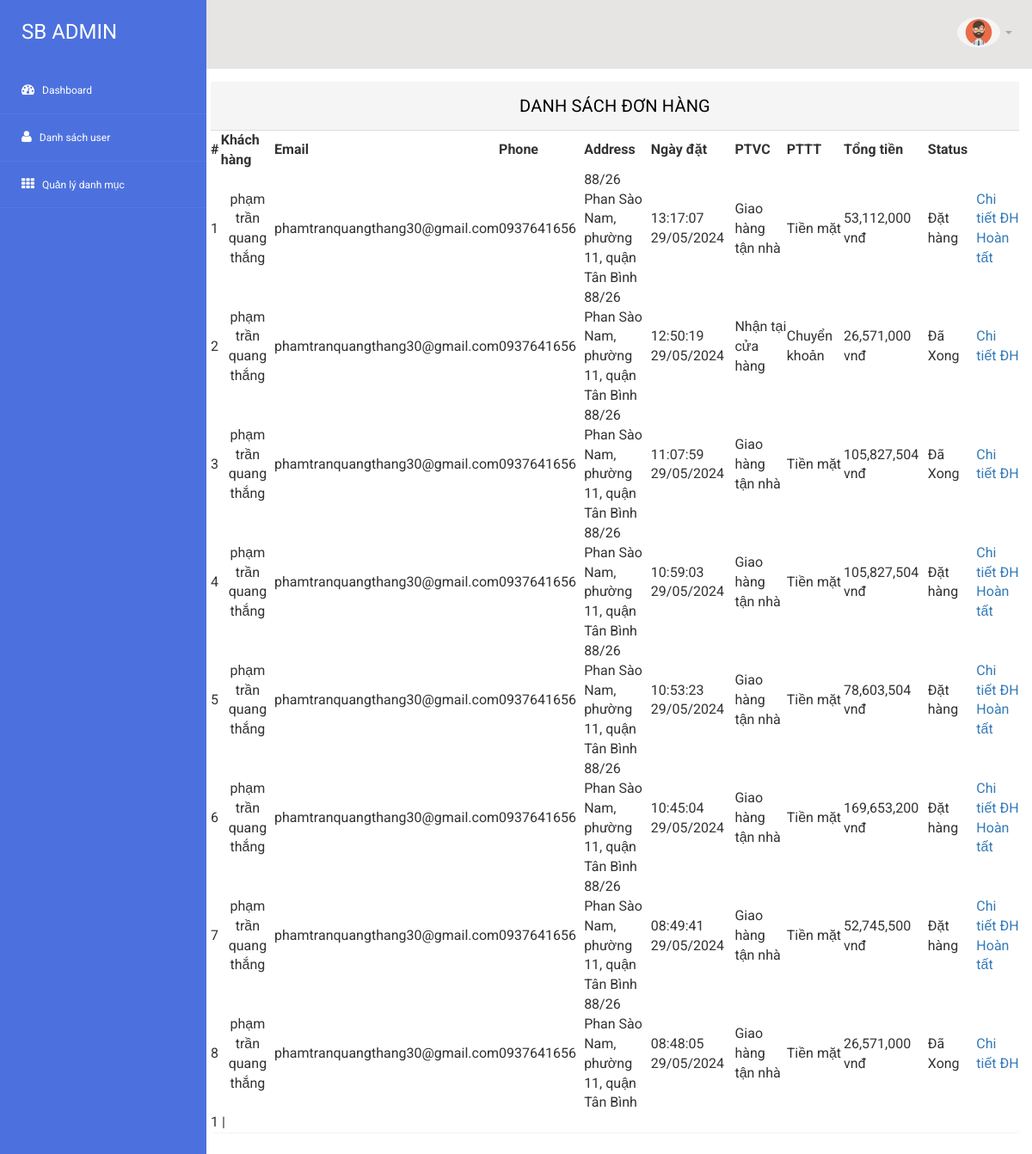
Page /admin/admin.php?module=quanlydonhang on the committed database.
### tables this page shows
CREATE TABLE `tbl_oder` (
  `oder` int NOT NULL,
  `fullName` varchar(255) DEFAULT NULL,
  `email` varchar(255) DEFAULT NULL,
  `phone` varchar(255) DEFAULT NULL,
  `address` varchar(255) DEFAULT NULL,
  `dateOder` datetime DEFAULT NULL,
  `ptvc` int DEFAULT NULL,
  `pttt` int DEFAULT NULL,
  `tongTien` float(255,0) DEFAULT NULL,
  `status` tinyint DEFAULT NULL
);

### admin/modules/quanlydonhang.php (the view, shortened to what this page needs)
<?php
$pdo = Database::getInstance()->getConnection();
$limit = 20;
$total_records_query = $pdo->query('SELECT COUNT(oder) AS total FROM tbl_oder');
$row = $total_records_query->fetch(PDO::FETCH_ASSOC);
$total_records = $row['total'];
$total_page = ceil($total_records / $limit);
$current_page = isset($_GET['page']) ? $_GET['page'] : 1;
$start = ($current_page - 1) * $limit;
$sqlSelect = "SELECT * FROM tbl_oder ORDER BY dateOder DESC LIMIT $start, $limit";
$result = $pdo->query($sqlSelect);
?>
<section class="wrapper" style="margin-left: -10px; width: auto; height: auto;">
  <div class="" style="height: auto;width: auto;">
   <div class="panel panel-default">
    <div class="panel-heading">
     Danh sách đơn hàng
   </div>
   <div>
    <table width="1741" class=" table-hover" style="width: inherit;">
      <tr>
        <th width="28">#</th>
        <th width="188">Khách hàng</th>
        <th width="119">Email</th>
        <th width="165">Phone</th>
        <th width="209">Address</th>
        <th width="188">Ngày đặt</th>
        <th width="199">PTVC</th>
        <th width="159">PTTT</th>
        <th width="175">Tổng tiền</th>
        <th width="130">Status</th>
      </tr>
      <?php
      $i=0;
      while ($row = $result->fetch(PDO::FETCH_ASSOC)) {
        $i++;
        $dateOder = date_create($row['dateOder']);
        ?>
        <tr>
          <td><?= $i ?></td>
          <td align="center"><?= $row["fullName"]?></td>
          <td style="overflow: scroll;"><?= $row["email"]?></td>
          <td><?= $row["phone"]?></td>
          <td style="overflow: hidden;"><?= $row["address"]?></td>
          <td><?= date_format($dateOder, "H:i:s d/m/Y"); ?></td>
          <td>
            <?php
            if($row["ptvc"]==1){
              echo "Giao hàng tận nhà";
            }else{
              echo "Nhận tại cửa hàng";
            }
            ?>
          </td>
          <td>
            <?php
            if($row["pttt"]==1){
              echo "Tiền mặt";
            }else{
              echo "Chuyển khoản";
            }
            ?>
          </td>
          <td><?php echo number_format($row['tongTien'])." vnđ";?></td>
          <td>
            <?php if($row["status"]==1){
              echo "Đặt hàng";
            }else{
              echo "Đã Xong";
            }?>
          </td>
          <td width="133">
            <a href="admin.php?module=chitietdonhang&id=<?php echo $row["oder"] ?>">Chi tiết ĐH</a>
            <?php if($row['status']==1){ ?>
            <a href="admin.php?module=hoantatdonhang&id=<?php echo $row["oder"] ?>" onclick="return confirm('Bạn có chắc đơn hàng đã được hoàn tất chưa?')">Hoàn tất</a>
            <?php } ?>
          </td>
        </tr>
        <?php } ?>
      </table>
      <div class="pagination">
        <?php
        for ($i = 1; $i <= $total_page; $i++){
            if ($i == $current_page){
                echo '<span>'.$i.'</span> | ';
            }
            else{
                echo '<a href="admin.php?module=quanlydonhang&page='.$i.'">'.$i.'</a> | ';
            }
        }
        ?>
      </div>
    </div>
  </div>
</div>
</section>

### admin/css/style1.css (style rules this page uses)
html, body { font-family: 'Roboto', sans-serif; font-size: 100%; overflow-x: hidden; background-size:cover; }
body a { transition: 0.5s all ease; -webkit-transition: 0.5s all ease; -moz-transition: 0.5s all ease; -o-transition: 0.5s all ease; -ms-transition: 0.5s all ease; text-decoration:none; }
.wrapper { display:inline-block; margin-top:80px; padding:15px; width:100%; }
.panel-heading { position: relative; height: 57px; line-height: 57px; letter-spacing: 0.2px; color: #000; font-size: 18px; font-weight: 400; padding: 0 16px; background-color: #f5f5f5; border-color: #ddd; border-top-right-radius: 2px; border-top-left-radius: 2px; text-transform: uppercase; text-align: center; }
.panel { border: none ! important; }
.panel-default>.panel-heading { color: #000000 ! important; font-size: 20px; }
.pagination { margin: 0 !important; }

### rows in the picture
tbl_oder: fullName "phạm trần quang thắng", email "phamtranquangthang30@gmail.com", phone "0937641656", address "88/26 Phan Sào Nam, phường 11, quận Tân Bình", dateOder "13:17:07 29/05/2024", ptvc "Giao hàng tận nhà", pttt "Tiền mặt", tongTien "53,112,000", status "Đặt hàng"
tbl_oder: fullName "phạm trần quang thắng", email "phamtranquangthang30@gmail.com", phone "0937641656", address "88/26 Phan Sào Nam, phường 11, quận Tân Bình", dateOder "12:50:19 29/05/2024", ptvc "Nhận tại cửa hàng", pttt "Chuyển khoản", tongTien "26,571,000", status "Đã Xong"
tbl_oder: fullName "phạm trần quang thắng", email "phamtranquangthang30@gmail.com", phone "0937641656", address "88/26 Phan Sào Nam, phường 11, quận Tân Bình", dateOder "11:07:59 29/05/2024", ptvc "Giao hàng tận nhà", pttt "Tiền mặt", tongTien "105,827,504", status "Đã Xong"
tbl_oder: fullName "phạm trần quang thắng", email "phamtranquangthang30@gmail.com", phone "0937641656", address "88/26 Phan Sào Nam, phường 11, quận Tân Bình", dateOder "10:59:03 29/05/2024", ptvc "Giao hàng tận nhà", pttt "Tiền mặt", tongTien "105,827,504", status "Đặt hàng"
tbl_oder: fullName "phạm trần quang thắng", email "phamtranquangthang30@gmail.com", phone "0937641656", address "88/26 Phan Sào Nam, phường 11, quận Tân Bình", dateOder "10:53:23 29/05/2024", ptvc "Giao hàng tận nhà", pttt "Tiền mặt", tongTien "78,603,504", status "Đặt hàng"
tbl_oder: fullName "phạm trần quang thắng", email "phamtranquangthang30@gmail.com", phone "0937641656", address "88/26 Phan Sào Nam, phường 11, quận Tân Bình", dateOder "10:45:04 29/05/2024", ptvc "Giao hàng tận nhà", pttt "Tiền mặt", tongTien "169,653,200", status "Đặt hàng"
tbl_oder: fullName "phạm trần quang thắng", email "phamtranquangthang30@gmail.com", phone "0937641656", address "88/26 Phan Sào Nam, phường 11, quận Tân Bình", dateOder "08:49:41 29/05/2024", ptvc "Giao hàng tận nhà", pttt "Tiền mặt", tongTien "52,745,500", status "Đặt hàng"
tbl_oder: fullName "phạm trần quang thắng", email "phamtranquangthang30@gmail.com", phone "0937641656", address "88/26 Phan Sào Nam, phường 11, quận Tân Bình", dateOder "08:48:05 29/05/2024", ptvc "Giao hàng tận nhà", pttt "Tiền mặt", tongTien "26,571,000", status "Đã Xong"
